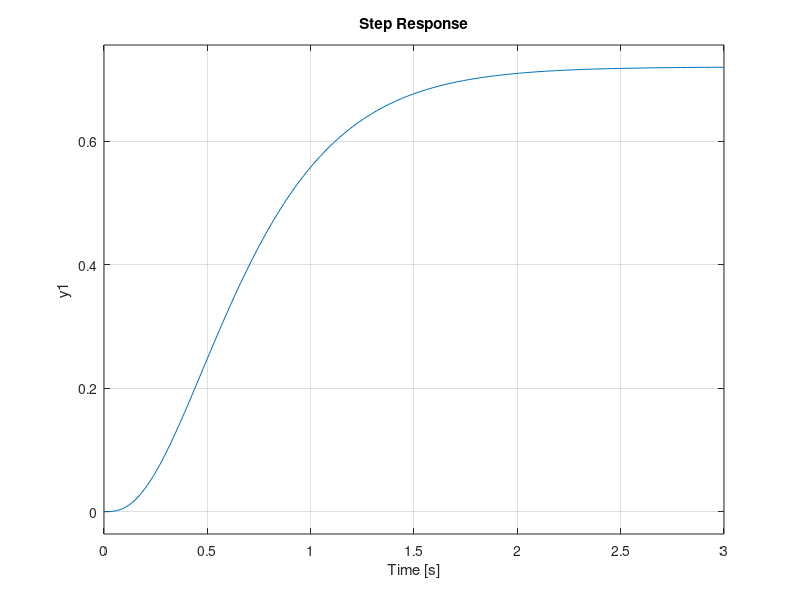

Here is the MATLAB script that generated this plot:
close all; clear all; history -c; clc;
pkg load control;

s = tf("s");
G9 = 54/(s^3 + 13*s^2 + 55*s + 75);

% Enciso 1:
PolosG9 = pole(G9)

% Enciso 2:
pzmap(G9)

% Enciso 3:
if all(real(PolosG9)<0)
  disp("El Sistema es Estable");
else
  disp("El Sistema es Inestable");
end

% Enciso 4:
step(G9)
